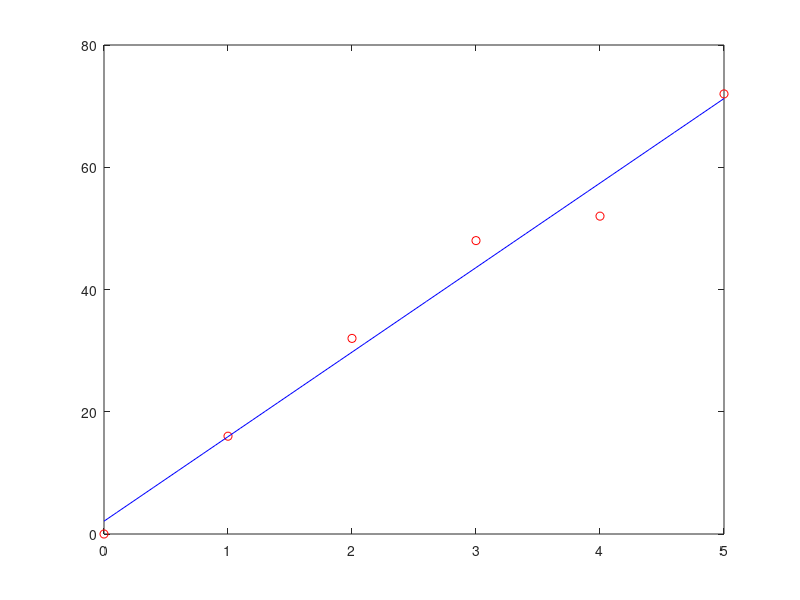

This figure's MATLAB source:
hours_worked = 0:5 % x
incomes = [0 16 32 48 52 72] % y

p = polyfit(hours_worked, incomes, 1)

predicted_income = polyval(p, 6.5)

hours_worked_2 = 0:0.1:5 % x
predicted_incomes = p(1) * hours_worked_2 + p(2)

income = 142
hours_for_income = (income - p(2))/p(1)

plot(hours_worked, incomes, "or", hours_worked_2, predicted_incomes, "-b")


